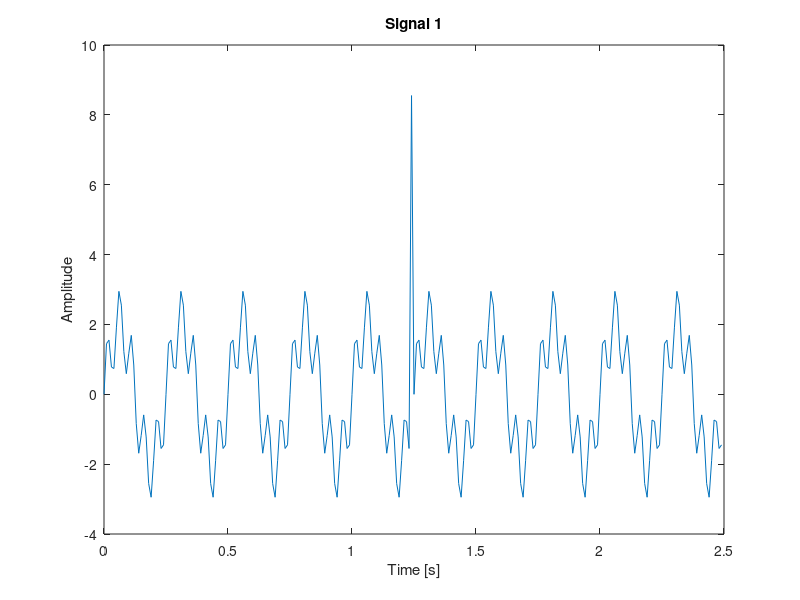

This figure's MATLAB source: (Note: this script raises an error after producing the figure.)
% Introduction to wavelet

% parameters 
Fs = 100;
T = 1 / Fs;
L = 250;
Tp = T * L;
F = 1 / Tp;
t = (0:L-1) * T; % time

%%

% 1. Frequency content and abrupt changes

s1 = 2 * sin(2*pi*10*F*t) + sin(2*pi*50*F*t); % two tones
s1(L/2) = s1(L/2) + 10; % and one pulse

plot(t, s1);
title("Signal 1");
xlabel("Time [s]");
ylabel("Amplitude");
%shg;
%pause;

%%

% FFT analysis

spectrogram(s1);
%shg;
%pause;

%%

% Wavelet analysis

cwt(s1, Fs);
shg;
%pause;

%%

% 2. Pattern over time

s2_f = exp(t); % signal 2 frequency

% display frequency over time
plot(t, s2_f);
title("Frequency of sin over time");
xlabel("Time [s]");
ylabel("Frequency [Hz]");
%shg;
%pause;

%%

s2 = sin(2*pi*F*s2_f.*t); % signal 2

% display signal 2 over time
plot(t, s2);
title("Signal 2");
ylabel("Amplitude");
xlabel("Time [s]");
%shg;
%pause;

%%

% FFT analysis

fourier_s2 = T * fft(s2);
f = Fs * (0:L/2) / L;
plot(f, abs(fourier_s2(1:length(f))));
title("fft of Signal 2");
ylabel("|S2(f)|");
xlabel("Frequency [Hz]");
%shg;
%pause;

%%

% Wavelet analysis

cwt(s2, Fs);

%%

%% 3. Multiresolution analysis (idea)

figure;
t = -5:0.01:5;
y = t .* 2 .* cos(2 * pi / 3 .* t);
plot(t, y);
hold on;

%%

indices = 1:size(t,2);

res_1 = 200;
indices_1 = 1:floor(size(t,2) / res_1);
sample_y_1 = y(floor((indices_1 - 1) * res_1 + res_1 / 2));
approx_1 = zeros(size(y));
approx_1(indices) = sample_y_1(ceil(min(indices / res_1, max(indices_1))));

plot(t, approx_1);

%%

% Higher resolution (2)

res_2 = 100;
indices_2 = 1:floor(size(t,2) / res_2);
sample_y_2 = y(floor((indices_2 - 1) * res_2 + res_2 / 2));
approx_2 = zeros(size(y));
approx_2(indices) = sample_y_2(ceil(min(indices / res_2, max(indices_2))));

plot(t, approx_2);

%%

% Higher resolution (3)

res_3 = 50;
indices_3 = 1:floor(size(t,2) / res_3);
sample_y_3 = y(floor((indices_3 - 1) * res_3 + res_3 / 2));
approx_3 = zeros(size(y));
approx_3(indices) = sample_y_3(ceil(min(indices / res_3, max(indices_3))));

plot(t, approx_3);